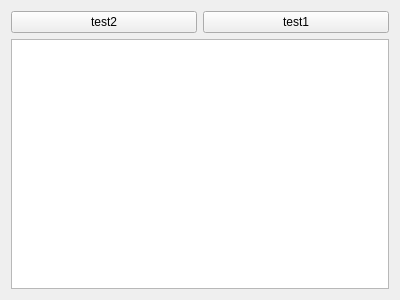
<?xml version="1.0" encoding="UTF-8"?>
<ui version="4.0">
 <class>Widget</class>
 <widget class="QWidget" name="Widget">
  <property name="geometry">
   <rect>
    <x>0</x>
    <y>0</y>
    <width>400</width>
    <height>300</height>
   </rect>
  </property>
  <property name="windowTitle">
   <string>Widget</string>
  </property>
  <layout class="QGridLayout" name="gridLayout">
   <item row="0" column="0">
    <layout class="QHBoxLayout" name="horizontalLayout">
     <item>
      <widget class="QPushButton" name="pushButton_1">
       <property name="text">
        <string>test2</string>
       </property>
      </widget>
     </item>
     <item>
      <widget class="QPushButton" name="pushButton_2">
       <property name="text">
        <string>test1</string>
       </property>
      </widget>
     </item>
    </layout>
   </item>
   <item row="1" column="0">
    <widget class="QGraphicsView" name="graphicsView"/>
   </item>
  </layout>
 </widget>
 <layoutdefault spacing="6" margin="11"/>
 <resources/>
 <connections/>
</ui>
